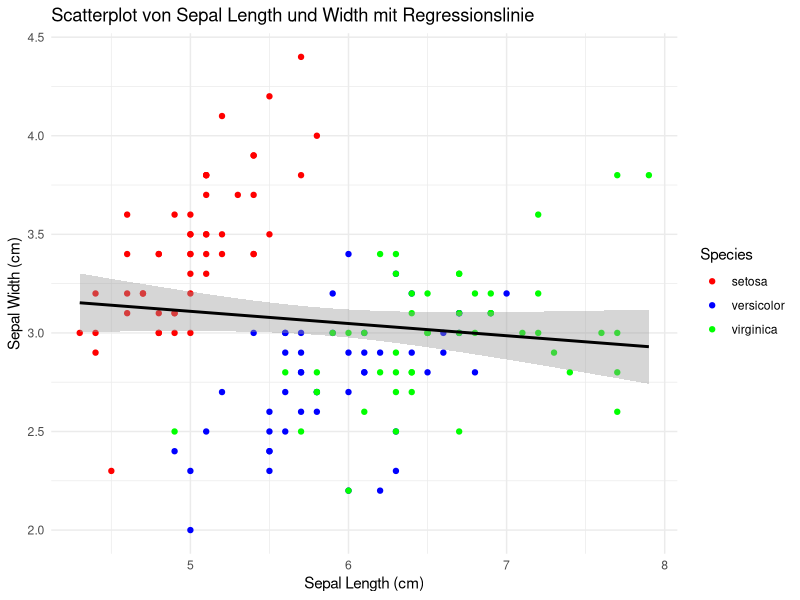
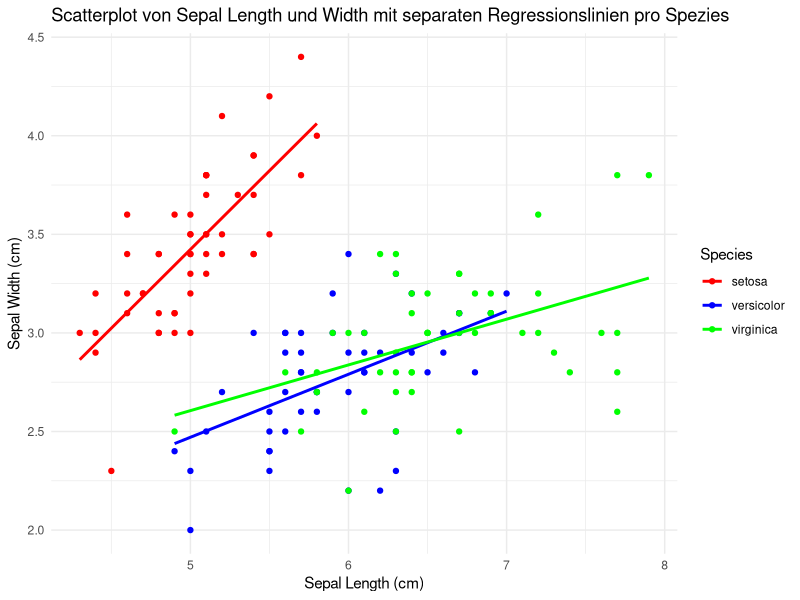
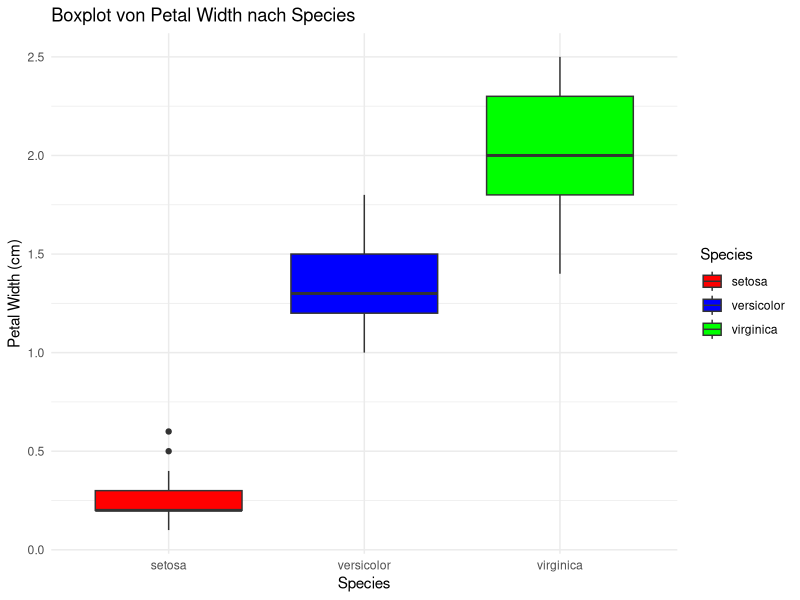
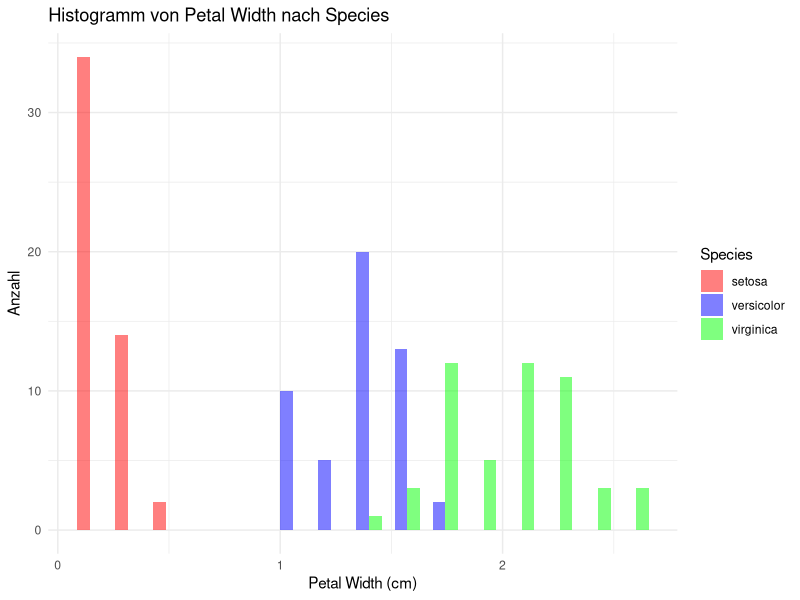
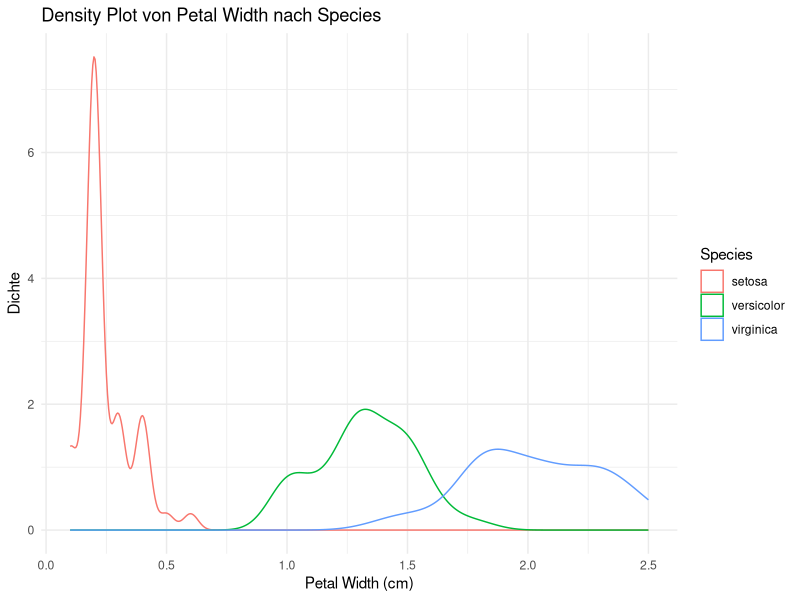

Source code (R) for these figures, in order:
## ---- chunk 1
knitr::opts_chunk$set(echo = TRUE) # Stellt sicher, dass Code und Ergebnisse angezeigt werden
library(ggplot2) # Lädt das ggplot2 Paket
library(dplyr)   # Lädt das dplyr Paket
## ---- chunk 2
data("iris")  # Lädt den Iris-Datensatz
head(iris)    # Zeigt die ersten paar Zeilen des Datensatzes an

## ---- chunk 3
# Erstellen des Scatterplots mit farblich unterschiedlichen Punkten je nach Spezies
ggplot(iris, aes(x = Sepal.Length, y = Sepal.Width, color = Species)) +
  geom_point() +  # Fügt die Punkte zum Graphen hinzu
  geom_smooth(method = "lm", color = "black") +  # Fügt eine Regressionslinie für den gesamten Datensatz hinzu
  scale_color_manual(values = c("setosa" = "red", "versicolor" = "blue", "virginica" = "green")) +
  labs(title = "Scatterplot von Sepal Length und Width mit Regressionslinie",
       x = "Sepal Length (cm)",
       y = "Sepal Width (cm)") + theme_minimal()


# Berechnung der Pearson-Korrelation
correlation <- cor.test(iris$Sepal.Length, iris$Sepal.Width, method = "pearson")
correlation  # Gibt das Ergebnis der Korrelationsanalyse aus

## ---- chunk 4
# Erstellen des Scatterplots mit separaten Regressionslinien für jede Spezies
ggplot(iris, aes(x = Sepal.Length, y = Sepal.Width)) +
  geom_point(aes(color = Species)) +  # Fügt die Punkte mit Farben je nach Spezies hinzu
  geom_smooth(data = subset(iris, Species == "setosa"), method = "lm", aes(color = "setosa"), se = FALSE) +
  geom_smooth(data = subset(iris, Species == "versicolor"), method = "lm", aes(color = "versicolor"), se = FALSE) +
  geom_smooth(data = subset(iris, Species == "virginica"), method = "lm", aes(color = "virginica"), se = FALSE) +
  scale_color_manual(values = c("setosa" = "red", "versicolor" = "blue", "virginica" = "green")) +
  labs(title = "Scatterplot von Sepal Length und Width mit separaten Regressionslinien pro Spezies",
       x = "Sepal Length (cm)",
       y = "Sepal Width (cm)") + theme_minimal()
## ---- chunk 5
# Boxplot für Petal.Width nach Species
ggplot(iris, aes(x = Species, y = Petal.Width, fill = Species)) +
  geom_boxplot() +
  scale_fill_manual(values = c("setosa" = "red", "versicolor" = "blue", "virginica" = "green")) +
  labs(title = "Boxplot von Petal Width nach Species",
       x = "Species",
       y = "Petal Width (cm)") + theme_minimal()
## ---- chunk 6
# Histogramm für Petal.Width nach Species
ggplot(iris, aes(x = Petal.Width, fill = Species)) +
  geom_histogram(position = "dodge", bins = 15, alpha = 0.5) +
  scale_fill_manual(values = c("setosa" = "red", "versicolor" = "blue", "virginica" = "green")) +
  labs(title = "Histogramm von Petal Width nach Species",
       x = "Petal Width (cm)",
       y = "Anzahl") + theme_minimal()

## ---- chunk 7
# Density Plot für Petal.Width nach Species
ggplot(iris, aes(x = Petal.Width, color = Species)) +
  geom_density() +
  scale_fill_manual(values = c("setosa" = "red", "versicolor" = "blue", "virginica" = "green")) +
  labs(title = "Density Plot von Petal Width nach Species",
       x = "Petal Width (cm)",
       y = "Dichte") + theme_minimal()
## ---- chunk 8
# Daten für Setosa und Virginica selektieren
setosa <- iris$Petal.Width[iris$Species == "setosa"]
virginica <- iris$Petal.Width[iris$Species == "virginica"]

# T-Test durchführen
t_test_result <- t.test(setosa, virginica)

# T-Test Ergebnisse anzeigen
print(t_test_result)

# Schlussfolgerung
if(t_test_result$p.value < 0.05) {
  conclusion <- "Es gibt einen statistisch signifikanten Unterschied in der Petal Width zwischen Setosa und Virginica."
} else {
  conclusion <- "Es gibt keinen statistisch signifikanten Unterschied in der Petal Width zwischen Setosa und Virginica."
}
conclusion  # Zeigt die Schlussfolgerung an
